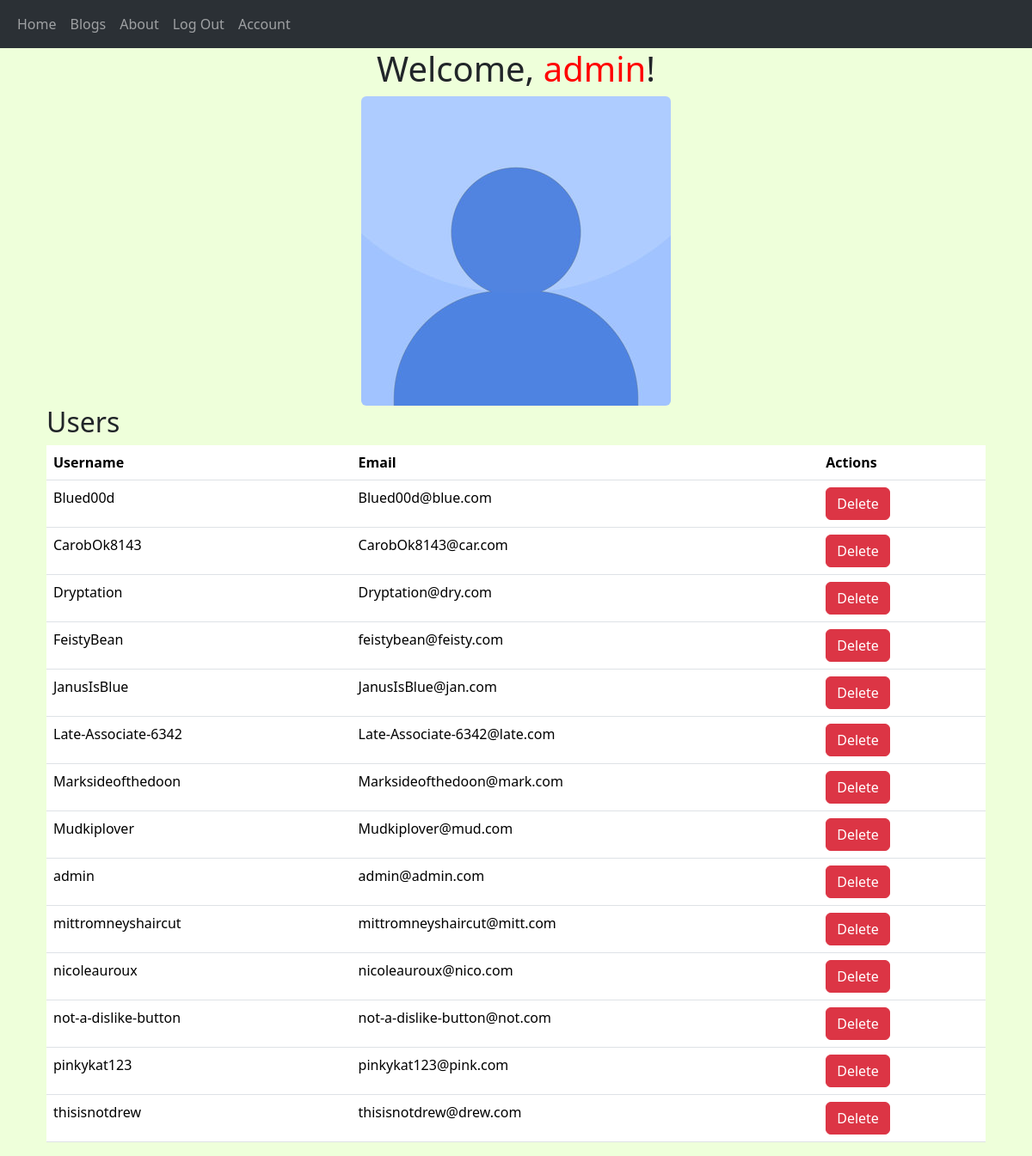
Page /account (signed in) on the earlier database version.
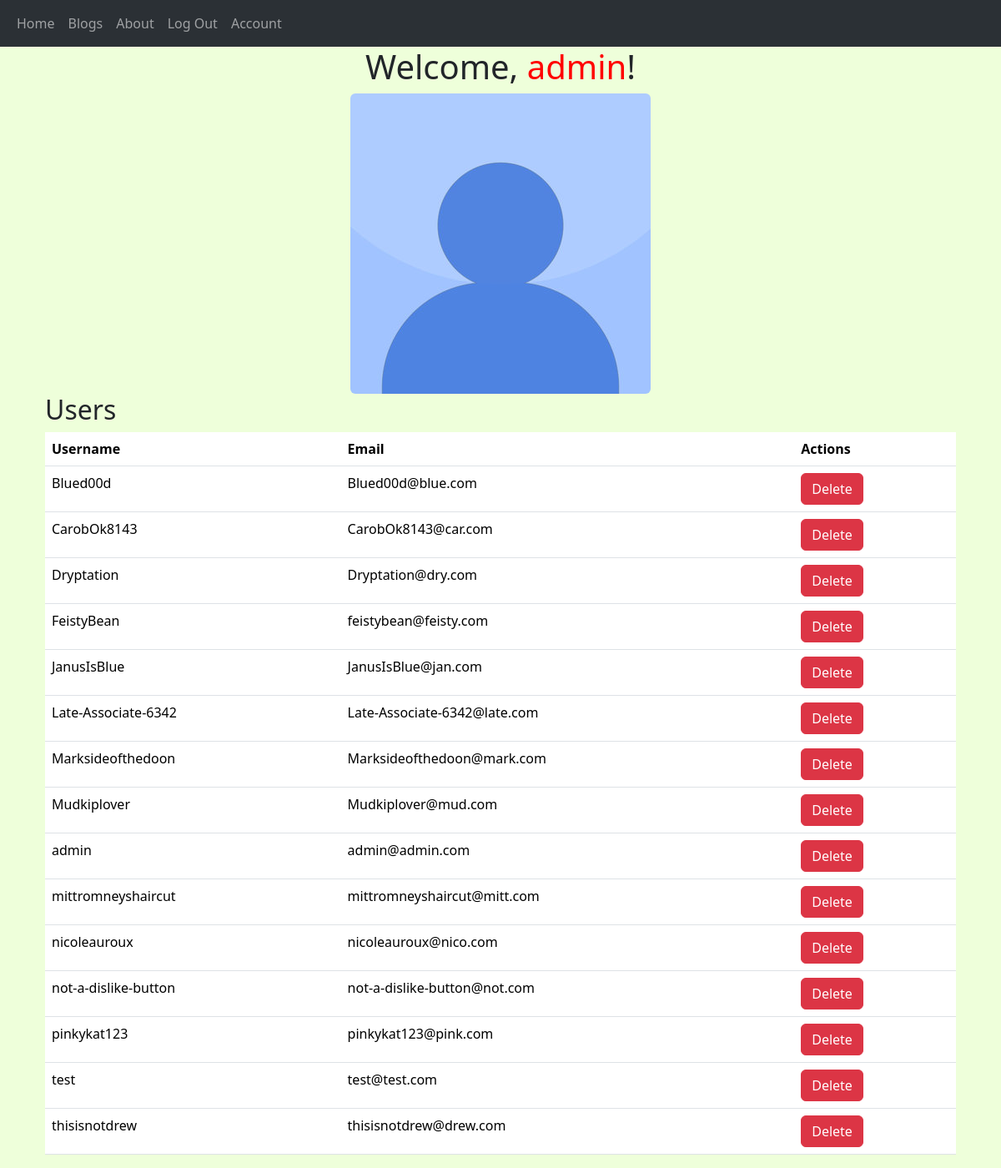
Same page on the later database version.
### BloomBuddy/models.py (models this page shows, shortened)
class User(db.Model, UserMixin):
    __tablename__ = 'users'
    id = db.Column(db.Integer, primary_key=True)
    profile_image = db.Column(db.String(64), nullable=False, default='default_profile.png')
    email = db.Column(db.String(64), unique=True, index=True)
    username = db.Column(db.String(64), unique=True, index=True)
    password_hash = db.Column(db.String(128))
    posts = db.relationship('BlogPost', backref='author', lazy=True)
    is_admin = db.Column(db.Boolean, default=False)

### BloomBuddy/users/views.py (the view)
@users.route("/account", methods=['GET', 'POST'])
@login_required
def account():
    form = UpdateUserForm()
    plants = Plant.query.filter_by(user_id=current_user.id).all()
    users = None
    if current_user.is_admin:
        users = User.query.order_by(User.username).all()
    if form.validate_on_submit():
        if form.picture.data:
            username = current_user.username
            pic = add_profile_pic(form.picture.data, username)
            current_user.profile_image = pic
        current_user.username = form.username.data
        current_user.email = form.email.data
        if form.password.data:
            current_user.password_hash = generate_password_hash(form.password.data)
        db.session.commit()
        flash('User Account Updated')
        return redirect(url_for('users.account'))
    elif request.method == 'GET':
        form.username.data = current_user.username
        form.email.data = current_user.email
    profile_image = url_for('static', filename='profile_pics/' + current_user.profile_image)
    return render_template('account.html', profile_image=profile_image, form=form, plants=plants, users=users)

### BloomBuddy/models.py (called while the page is built)
@login_manager.user_loader
def load_user(user_id):
    return User.query.get(user_id)

### BloomBuddy/templates/account.html (shortened to what this page needs)
{%extends "base.html"%}
{%block content%}
<div>
    <div align='center'>
        {% if current_user.is_admin %}
             <h1>Welcome, <span style="color: red;">{{current_user.username}}</span>!</h1></h1>
        {% else %}
            <h1>Welcome, {{current_user.username}}!</h1>
        {% endif %}
        <img align='center' class="rounded mx-auto d-block"
             src="{{url_for('static', filename='profile_pics/' + current_user.profile_image)}}">
    </div>
</div>
{% if current_user.is_admin %}
<div class="container">
    <h2>Users</h2>
    <table id="users-table" class="table">
        <thead>
        <tr>
            <th>Username</th>
            <th>Email</th>
            <th>Actions</th>
        </tr>
        </thead>
        <tbody>
        {% for user in users %}
        <tr data-user-id="{{ user.id }}">
            <td>{{ user.username }}</td>
            <td>{{ user.email }}</td>
            <td>
                <button class="btn btn-danger delete-user">Delete</button>
            </td>
        </tr>
        {% endfor %}
        </tbody>
    </table>
</div>
{% endif %}
{%endblock content%}

Differences in the rows shown:
added User: username "test", email "test@test.com"
